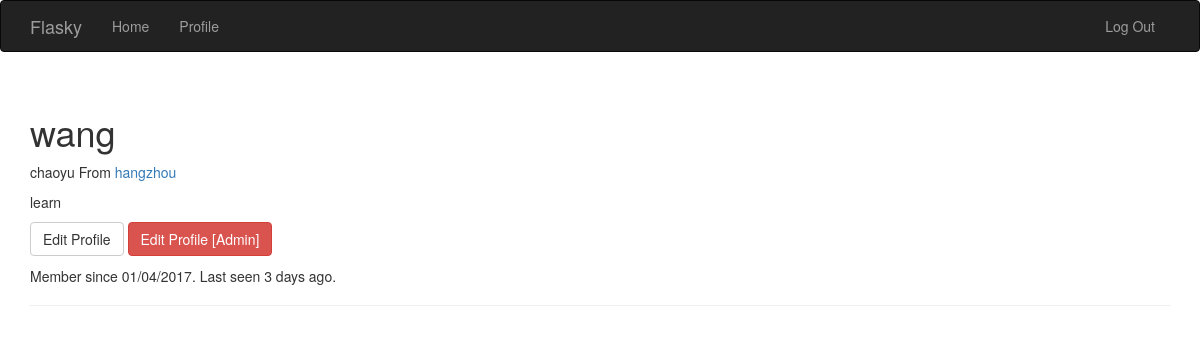
/user/wang (signed in), run on the app's committed database.
### hello.py (models this page shows, shortened)
class User(UserMixin, db.Model):
    __tablename__ = 'users'
    id = db.Column(db.Integer, primary_key=True)
    username = db.Column(db.String(64), unique=True, index=True)
    role_id = db.Column(db.String(64))
    password = db.Column(db.String(128))
    name = db.Column(db.String(64))
    location = db.Column(db.String(64))
    about_me = db.Column(db.Text())
    member_since = db.Column(db.DateTime(), default=datetime.utcnow)
    last_seen = db.Column(db.DateTime(), default=datetime.utcnow)
    def is_administrator(self):
        if self.role_id.__eq__('1'):
            return True
        else:
            return False
        return False

### hello.py (the view)
@app.route('/user/<username>')
def user(username):
    user = User.query.filter_by(username=username).first()
    if user is None:
        abort(404)
    return render_template('user.html', user=user)

### hello.py (called while the page is built)
@login_manager.user_loader
def load_user(user_id):
    return User.query.get(int(user_id))

### templates/user.html (shortened to what this page needs)
{% extends "base.html" %}
{% block page_content %}
<div class="page-header">
    <h1>{{ user.username }}</h1>
    {% if user.name or user.location %}
    <p>
        {% if user.name %}{{ user.name }}{% endif %}
        {% if user.location %}
            From <a href="http://maps.google.com/?q={{ user.location }}">{{ user.location }}</a>
        {% endif %}
    </p>
    {% endif %}
    {% if user.about_me %}<p>{{ user.about_me }}</p>{% endif %}
    <p>
            {% if user == current_user %}
            <a class="btn btn-default" href="{{ url_for('.edit_profile') }}">Edit Profile</a>
            {% endif %}
            {% if current_user.is_administrator() %}
            <a class="btn btn-danger" href="{{ url_for('.edit_profile_admin', id=user.id) }}">Edit Profile [Admin]</a>
            {% endif %}
    </p>
    <p>Member since {{ moment(user.member_since).format('L') }}. Last seen {{ moment(user.last_seen).fromNow() }}.</p>
</div>
{% endblock %}

### data on the page
User: username "wang", name "chaoyu", location "hangzhou", about_me "learn", member_since "01/04/2017", last_seen "3 days ago"
